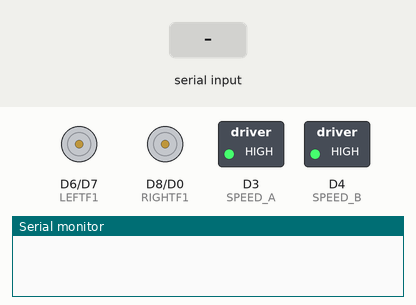
Recording of a sketch running on a simulated ESP8266 (NodeMCU). Parts: motor-driver pin pairs drawn as motors (green arrow = first pin HIGH = forward, orange = second pin HIGH = backward, longer = more drive), switched loads named in the sketch (green lamp = pin HIGH), the last lines printed to the serial monitor. The inputs (shaded band) are chosen by the test bench.

Above: at 1.2 s.
1.3 s: "forward\n" received over Serial
At 1.7 s:
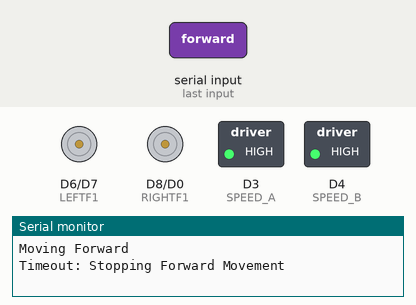
2.9 s: "reverse\n" received over Serial
At 4.1 s:
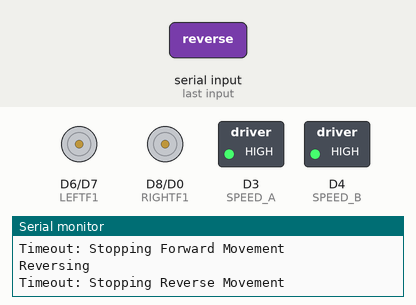
4.5 s: "left\n" received over Serial
At 5.3 s:
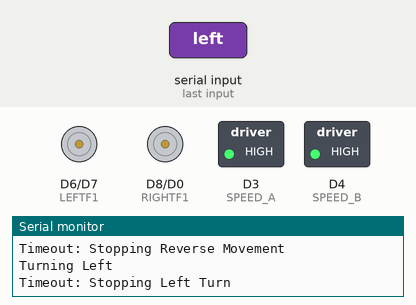
6.1 s: "right\n" received over Serial
At 6.6 s:
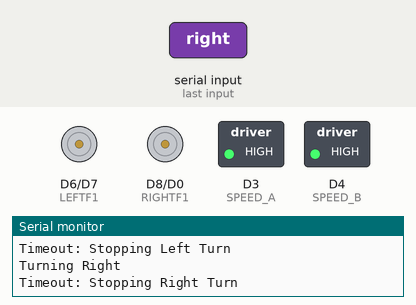
Timing chart, 0 to 8.7 s (numbered marks = the images above; inputs shaded):
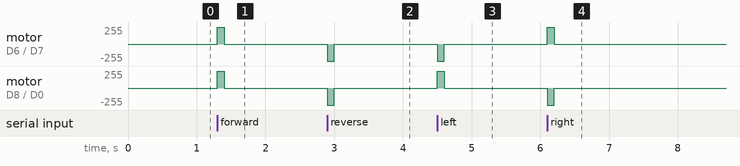

Measured:
- after the input at 1.3 s, motor on D6 (LEFTF1) / D7 (LEFTF2), motor on D8 (RIGHTF1) / D0 (RIGHTF2): stopped → forward 255/255 at once, → stopped 0.10 s later
- after the input at 2.9 s, motor on D6 (LEFTF1) / D7 (LEFTF2), motor on D8 (RIGHTF1) / D0 (RIGHTF2): stopped → backward 255/255 at once, → stopped 0.10 s later
- after the input at 4.5 s, motor on D6 (LEFTF1) / D7 (LEFTF2): stopped → backward 255/255 at once, → stopped 0.10 s later; motor on D8 (RIGHTF1) / D0 (RIGHTF2): stopped → forward 255/255 at once, → stopped 0.10 s later
- after the input at 6.1 s, motor on D6 (LEFTF1) / D7 (LEFTF2): stopped → forward 255/255 at once, → stopped 0.10 s later; motor on D8 (RIGHTF1) / D0 (RIGHTF2): stopped → backward 255/255 at once, → stopped 0.10 s later

The sketch:

esp_motro_test.ino
```cpp
#include <ESP8266WiFi.h>

// Define motor direction control pins
#define LEFTF1 D6
#define LEFTF2 D7
#define RIGHTF1 D8
#define RIGHTF2 D0

// Define PWM speed control pins
#define SPEED_A D3
#define SPEED_B D4

String inputString = "";       // Stores incoming serial data
bool stringComplete = false;   // Flag for checking if the message is complete
const int fixedSpeed = 307;

unsigned long moveStartTime = 0;  // To track the start time of the movement
const unsigned long moveDuration = 100;  // Movement duration (500 ms)
bool isMovingForward = false;    // Flags for direction control
bool isMovingReverse = false;
bool isMovingLeft = false;
bool isMovingRight = false;

void setup() {
    // Initialize serial communication
    Serial.begin(9600);
    inputString.reserve(200);

    // Initialize motor direction control pins as output
    pinMode(LEFTF1, OUTPUT);
    pinMode(LEFTF2, OUTPUT);
    pinMode(RIGHTF1, OUTPUT);
    pinMode(RIGHTF2, OUTPUT);

    // Set initial motor direction states to LOW
    digitalWrite(LEFTF1, LOW);
    digitalWrite(LEFTF2, LOW);
    digitalWrite(RIGHTF1, LOW);
    digitalWrite(RIGHTF2, LOW);

    // Set PWM pins for speed control
    pinMode(SPEED_A, OUTPUT);
    pinMode(SPEED_B, OUTPUT);

    // Set PWM speed to 50% duty cycle for both motors
    analogWrite(SPEED_A, fixedSpeed);
    analogWrite(SPEED_B, fixedSpeed);
}

void loop() {

    // Read serial input manually
    while (Serial.available()) {
        char inChar = (char)Serial.read();
        inputString += inChar;
        if (inChar == '\n') {
            stringComplete = true;
        }
    }

    if (stringComplete) {
        inputString.trim();
        String command = splitString(inputString, 0);
        stringComplete = false;

        // Process the command
        if (command == "forward") {
            startForward();
            Serial.println("Moving Forward");
        } else if (command == "reverse") {
            reverse();
            Serial.println("Reversing");
        } else if (command == "stop") {
            stop();
            Serial.println("Stopping");
        } else if (command == "left") {
            moveLeft();
            Serial.println("Turning Left");
        } else if (command == "right") {
            moveRight();
            Serial.println("Turning Right");
        } else {
            Serial.println("Error: Unrecognized command");
        }
        inputString = "";  // Clear input after processing
    }

    // Check movement timeout with reduced duration
    if (isMovingForward && (millis() - moveStartTime >= moveDuration)) {
        stop();
        Serial.println("Timeout: Stopping Forward Movement");
    }
    if (isMovingReverse && (millis() - moveStartTime >= moveDuration)) {
        stop();
        Serial.println("Timeout: Stopping Reverse Movement");
    }
    if (isMovingLeft && (millis() - moveStartTime >= moveDuration)) {
        stop();
        Serial.println("Timeout: Stopping Left Turn");
    }
    if (isMovingRight && (millis() - moveStartTime >= moveDuration)) {
        stop();
        Serial.println("Timeout: Stopping Right Turn");
    }
}

// Function to split a string based on commas
String splitString(String data, int index) {
    int found = 0;
    int strIndex[] = {0, -1};
    int maxIndex = data.length() - 1;

    for (int i = 0; i <= maxIndex && found <= index; i++) {
        if (data.charAt(i) == ',' || i == maxIndex) {
            found++;
            strIndex[0] = strIndex[1] + 1;
            strIndex[1] = (i == maxIndex) ? i + 1 : i;
        }
    }

    return found > index ? data.substring(strIndex[0], strIndex[1]) : "";
}

// Forward motion
void startForward() {
    digitalWrite(LEFTF1, HIGH);
    digitalWrite(LEFTF2, LOW);
    digitalWrite(RIGHTF1, HIGH);
    digitalWrite(RIGHTF2, LOW);
    moveStartTime = millis();
    isMovingForward = true;
    isMovingReverse = false;
}

// Reverse motion
void reverse() {
    digitalWrite(LEFTF1, LOW);
    digitalWrite(LEFTF2, HIGH);
    digitalWrite(RIGHTF1, LOW);
    digitalWrite(RIGHTF2, HIGH);
    moveStartTime = millis();
    isMovingReverse = true;
    isMovingForward = false;
    isMovingLeft = false;
    isMovingRight = false;
}

// Left turn
void moveLeft() {
    digitalWrite(LEFTF1, LOW);
    digitalWrite(LEFTF2, HIGH);
    digitalWrite(RIGHTF1, HIGH);
    digitalWrite(RIGHTF2, LOW);
    moveStartTime = millis();
    isMovingLeft = true;
    isMovingForward = false;
    isMovingReverse = false;
}

// Right turn
void moveRight() {
    digitalWrite(LEFTF1, HIGH);
    digitalWrite(LEFTF2, LOW);
    digitalWrite(RIGHTF1, LOW);
    digitalWrite(RIGHTF2, HIGH);
    moveStartTime = millis();
    isMovingRight = true;
    isMovingForward = false;
    isMovingReverse = false;
}

// Stop all motion
void stop() {
    digitalWrite(LEFTF1, LOW);
    digitalWrite(LEFTF2, LOW);
    digitalWrite(RIGHTF1, LOW);
    digitalWrite(RIGHTF2, LOW);
    isMovingForward = false;
    isMovingReverse = false;
    isMovingLeft = false;
    isMovingRight = false;
}
```
